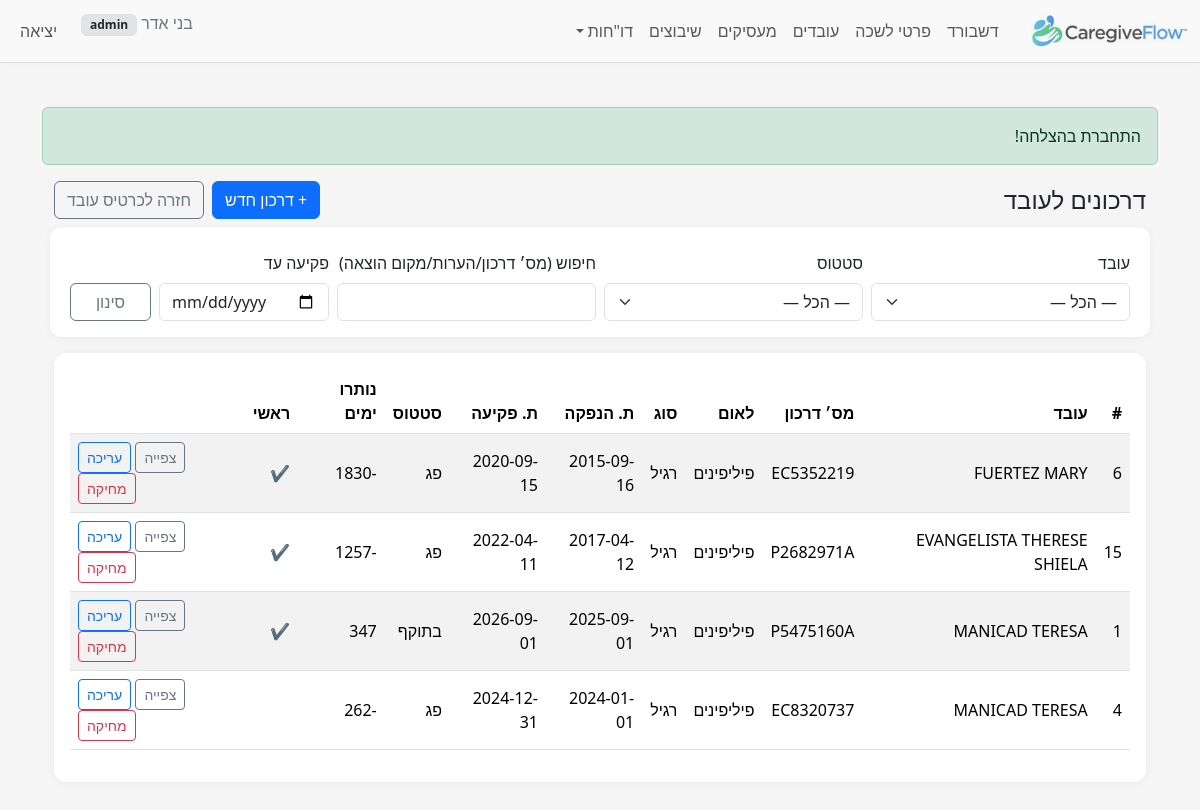
Screenshot of /index.php?r=passports/index&employee_id=0 (signed in) with the database file from the repository.
### tables this page shows
CREATE TABLE `employee_passports` (
  `id` bigint(20) UNSIGNED NOT NULL,
  `employee_id` bigint(20) UNSIGNED NOT NULL,
  `passport_number` varchar(60) NOT NULL,
  `passport_type_code` tinyint(3) UNSIGNED DEFAULT NULL,
  `country_code` int(10) UNSIGNED DEFAULT NULL,
  `issue_date` date DEFAULT NULL,
  `expiry_date` date DEFAULT NULL,
  `is_primary` tinyint(1) NOT NULL DEFAULT 0,
  `primary_employee_id` bigint(20) UNSIGNED DEFAULT NULL,
  `issue_place` varchar(120) DEFAULT NULL,
  `status_code` tinyint(3) UNSIGNED DEFAULT NULL,
  `notes` text DEFAULT NULL,
  `created_at` timestamp NULL DEFAULT current_timestamp(),
  `updated_at` timestamp NULL DEFAULT current_timestamp() ON UPDATE current_timestamp()
);

CREATE TABLE `employees` (
  `id` bigint(20) UNSIGNED NOT NULL,
  `passport_number` varchar(20) NOT NULL,
  `country_of_citizenship` int(10) UNSIGNED DEFAULT NULL,
  `country_symbol_moi` int(10) UNSIGNED DEFAULT NULL COMMENT 'MoI country numeric code (BAFI)',
  `last_name` varchar(20) NOT NULL,
  `last_name_he` varchar(20) DEFAULT NULL,
  `first_name_he` varchar(20) DEFAULT NULL,
  `first_name` varchar(20) NOT NULL,
  `father_name_en` varchar(20) DEFAULT NULL,
  `mother_name_en` varchar(20) DEFAULT NULL COMMENT 'Mother name (EN, 20)',
  `gender_code` tinyint(3) UNSIGNED DEFAULT NULL,
  `marital_status_code` tinyint(3) UNSIGNED DEFAULT NULL,
  `birth_date` date DEFAULT NULL,
  `phone` varchar(30) DEFAULT NULL,
  `phone_prefix_il` varchar(4) DEFAULT NULL,
  `phone_number_il` varchar(9) DEFAULT NULL,
  `phone_alt` varchar(30) DEFAULT NULL,
  `email` varchar(120) DEFAULT NULL,
  `city_code` int(10) UNSIGNED DEFAULT NULL,
  `street_code` int(10) UNSIGNED DEFAULT NULL,
  `house_no` varchar(10) DEFAULT NULL,
  `apartment` varchar(10) DEFAULT NULL,
  `zipcode` varchar(10) DEFAULT NULL,
  `abroad_city` varchar(60) DEFAULT NULL,
  `abroad_street` varchar(60) DEFAULT NULL,
  `abroad_house_no` varchar(10) DEFAULT NULL,
  `abroad_postal_code` varchar(10) DEFAULT NULL,
  `entry_date` date DEFAULT NULL,
  `visa_type` varchar(30) DEFAULT NULL,
  `visa_expiry` date DEFAULT NULL,
  `work_permit_number` varchar(40) DEFAULT NULL,
  `work_permit_issue` date DEFAULT NULL,
  `work_permit_expiry` date DEFAULT NULL,
  `is_active` tinyint(1) NOT NULL DEFAULT 1,
  `employment_status_code` tinyint(3) UNSIGNED DEFAULT NULL COMMENT 'BAFI status/end reason code (00/03/..)',
  `status_change_date` date DEFAULT NULL COMMENT 'BAFI status change date (yyyymmdd)',
  `notes` text DEFAULT NULL,
  `record_type_code` tinyint(3) UNSIGNED DEFAULT NULL COMMENT 'BAFI record type (01=new;02=new-to-agency;03=change employer;04=details/bank update)',
  `mana_type_code` tinyint(3) UNSIGNED DEFAULT NULL COMMENT 'BAFI batch/mana type (01..06)',
  `remarks_internal` text DEFAULT NULL,
  `created_at` timestamp NOT NULL DEFAULT current_timestamp(),
  `updated_at` timestamp NULL DEFAULT current_timestamp() ON UPDATE current_timestamp(),
  `passport_issue_date` date DEFAULT NULL,
  `passport_expiry_date` date DEFAULT NULL,
  `country_code` int(11) DEFAULT NULL,
  `phone_mobile` varchar(30) DEFAULT NULL,
  `phone_home` varchar(30) DEFAULT NULL,
  `id_type_code` varchar(10) DEFAULT NULL COMMENT 'Code: type of ID (e.g., passport/teudat-zehut)',
  `id_number` varchar(32) DEFAULT NULL,
  `visa_type_code` varchar(20) DEFAULT NULL,
  `arrival_date` date DEFAULT NULL,
  `bank_name` varchar(100) DEFAULT NULL,
  `bank_branch` varchar(20) DEFAULT NULL,
  `bank_account` varchar(34) DEFAULT NULL,
  `bank_foreign_country_code` int(10) UNSIGNED DEFAULT NULL COMMENT 'BAFI bank country numeric code',
  `bank_city_foreign` varchar(60) DEFAULT NULL,
  `bank_street_foreign` varchar(60) DEFAULT NULL,
  `bank_house_no_foreign` varchar(10) DEFAULT NULL,
  `bank_code_foreign` varchar(10) DEFAULT NULL,
  `bank_name_foreign` varchar(60) DEFAULT NULL,
  `bank_branch_code_foreign` varchar(10) DEFAULT NULL,
  `bank_branch_name_foreign` varchar(60) DEFAULT NULL,
  `bank_swift` varchar(25) DEFAULT NULL,
  `bank_iban` varchar(40) DEFAULT NULL,
  `beneficiary_last_name` varchar(60) DEFAULT NULL,
  `beneficiary_first_name` varchar(60) DEFAULT NULL,
  `permit_number_bafi` varchar(15) DEFAULT NULL COMMENT 'BAFI permit number (mirror of work_permit_number if used)',
  `spouse_name_en` varchar(20) DEFAULT NULL COMMENT 'Spouse name (EN, 20)',
  `spouse_in_israel` tinyint(1) UNSIGNED DEFAULT NULL COMMENT 'Spouse in Israel? 1=yes, 0=no, NULL=unknown',
  `representative_abroad_name` varchar(20) DEFAULT NULL COMMENT 'Representative abroad name (20)',
  `health_ins_issue_date` date DEFAULT NULL COMMENT 'Health insurance - issue date',
  `health_ins_expiry` date DEFAULT NULL COMMENT 'Health insurance - expiry date',
  `metash_mana_number` varchar(20) DEFAULT NULL COMMENT 'METaSH - Mana number (20)',
  `metash_registration_date` date DEFAULT NULL COMMENT 'METaSH - registration date'
);

CREATE TABLE `countries` (
  `country_code` int(10) UNSIGNED NOT NULL,
  `name_he` varchar(100) NOT NULL
);

CREATE TABLE `passport_type_codes` (
  `passport_type_code` tinyint(3) UNSIGNED NOT NULL,
  `name_he` varchar(80) NOT NULL
);

CREATE TABLE `passport_status_codes` (
  `passport_status_code` tinyint(3) UNSIGNED NOT NULL,
  `name_he` varchar(80) NOT NULL
);

### src/controllers/PassportsController.php (called while the page is built, shortened)
<?php
require_once __DIR__ . '/../models/Passport.php';
require_once __DIR__ . '/../services/PassportService.php';
class PassportsController
{
    public static function index(PDO $pdo)
    {
        $m = new Passport($pdo);
        $filters = [
            'employee_id'   => $_GET['employee_id'] ?? null,
            'status'        => $_GET['status'] ?? null,
            'q'             => $_GET['q'] ?? null,
            'expires_until' => $_GET['expires_until'] ?? null,
        ];
        $page    = max(1, (int)($_GET['page'] ?? 1));
        $limit   = min(100, max(5, (int)($_GET['per_page'] ?? 25)));
        $offset  = max(0, ($page - 1) * $limit);
        $rows    = $m->all($filters, $limit, $offset);
        $country_codes = self::country_codes($pdo);
        require __DIR__.'/../../views/passports/index.php';
    }
    private static function country_codes(PDO $pdo): array
    {
        $rows = $pdo->query("SELECT country_code AS code, name_he FROM countries ORDER BY name_he")
                    ->fetchAll(PDO::FETCH_ASSOC);
        $out = []; foreach ($rows as $r) { $out[(int)$r['code']] = $r['name_he']; } return $out;
    }
}

### public/index.php (called while the page is built, shortened)
<?php
require __DIR__ . '/../src/helpers.php';
$pdo = db();
$route = $_GET['r'] ?? 'dashboard/index';
[$ctrl, $action] = array_pad(explode('/', $route, 2), 2, 'index');
$action = strtok($action, '&?');
$action = preg_replace('/[^A-Za-z0-9_]/', '', $action);
$controllerClass = preg_replace('/[^A-Za-z0-9]/', '', ucwords(str_replace(['_', '-'], ' ', $ctrl))) . 'Controller';
call_user_func([$controllerClass, $action], $pdo);

### src/helpers.php (called while the page is built, shortened)
<?php
function e($str): string { return htmlspecialchars((string)$str, ENT_QUOTES | ENT_SUBSTITUTE, 'UTF-8'); }

### src/models/Passport.php (called while the page is built, shortened)
<?php
class Passport
{
    private $pdo;
    public function __construct(PDO $pdo)
    {
        $this->pdo = $pdo;
    }
    public function all(array $filters = [], int $limit = 25, int $offset = 0): array
    {
        $where = [];
        $params = [];
        $whereSql = $where ? ('WHERE ' . implode(' AND ', $where)) : '';
        $sql = "SELECT p*, e.first_name, e.last_name, e.passport_number AS employee_passport,
                       sc.name_he AS status_name,
                       tc.name_he AS type_name,
                       c.name_he  AS country_name
                  FROM employee_passports p
             LEFT JOIN employees e ON e.id = p.employee_id
             LEFT JOIN passport_status_codes  sc ON sc.passport_status_code  = p.status_code
             LEFT JOIN passport_type_codes    tc ON tc.passport_type_code    = p.passport_type_code
             LEFT JOIN countries              c  ON c.country_code           = p.country_code
                  $whereSql
              ORDER BY p.is_primary DESC, COALESCE(p.expiry_date, '9999-12-31') ASC, p.id DESC
                 LIMIT :limit OFFSET :offset";
        $sql = str_replace('SELECT p*', 'SELECT p.*', $sql);
        $stmt = $this->pdo->prepare($sql);
        $stmt->bindValue(':limit', $limit, PDO::PARAM_INT);
        $stmt->bindValue(':offset', $offset, PDO::PARAM_INT);
        $stmt->execute();
        return $stmt->fetchAll(PDO::FETCH_ASSOC);
    }
}

### src/services/PassportService.php (called while the page is built, shortened)
<?php
class PassportService
{
    public static function derivedStatusCode($status_code, ?string $expiry_date): ?string
    {
        if ($expiry_date && strtotime($expiry_date) < strtotime('today')) {
            return 'expired';
        }
        return is_numeric($status_code) ? (int)$status_code : null;
    }
    public static function daysUntilExpiry(?string $expiry_date): ?int
    {
        $d = (new DateTime($expiry_date))->setTime(0,0,0);
        $t = (new DateTime('today'))->setTime(0,0,0);
        return (int)$t->diff($d)->format('%r%a');
    }
    private static function isDate(string $d): bool
    {
        return (bool)preg_match('/^\d{4}-\d{2}-\d{2}$/', $d);
    }
}

### views/passports/index.php (the view, shortened to what this page needs)
<?php require __DIR__ . '/../layout/header.php'; ?>
<div class="container" dir="rtl">
    <div class="d-flex justify-content-between align-items-center mb-3">
        <h1 class="h4 mb-0">דרכונים לעובד</h1>
        <div class="d-flex gap-2">
            <a class="btn btn-primary" href="?r=passports/create&employee_id=<?= e($filters['employee_id']) ?>">+ דרכון חדש</a>
            <a class="btn btn-outline-secondary" href="?r=employees/show&id=<?= e($filters['employee_id']) ?>">חזרה לכרטיס עובד</a>
        </div>
    </div>
    <form class="row g-2 mb-3" method="get" action="">
        <div class="col-md-3">
            <label class="form-label">עובד</label>
            <select name="employee_id" class="form-select">
                <option value="">— הכל —</option>
            </select>
        </div>
        <div class="col-md-3">
            <label class="form-label">סטטוס</label>
            <select name="status" class="form-select">
                <option value="">— הכל —</option>
            </select>
        </div>
        <div class="col-md-3">
            <label class="form-label">חיפוש (מס׳ דרכון/הערות/מקום הוצאה)</label>
            <input type="text" name="q" class="form-control" value="<?= e($_GET['q'] ?? '') ?>">
        </div>
        <div class="col-md-2">
            <label class="form-label">פקיעה עד</label>
            <input type="date" name="expires_until" class="form-control" value="<?= e($_GET['expires_until'] ?? '') ?>">
        </div>
        <div class="col-md-1 d-flex align-items-end">
            <button class="btn btn-outline-secondary w-100">סינון</button>
        </div>
    </form>
    <div class="table-responsive">
        <table class="table table-striped align-middle">
            <thead>
                <tr>
                    <th>#</th>
                    <th>עובד</th>
                    <th>מס׳ דרכון</th>
                    <th>לאום</th>
                    <th>סוג</th>
                    <th>ת. הנפקה</th>
                    <th>ת. פקיעה</th>
                    <th>סטטוס</th>
                    <th>נותרו ימים</th>
                    <th>ראשי</th>
                    <th></th>
                </tr>
            </thead>
            <tbody>
            <?php foreach ($rows as $row): ?>
                <?php
                    $derived = PassportService::derivedStatusCode($row['status_code'] ?? null, $row['expiry_date'] ?? null);
                    $days    = PassportService::daysUntilExpiry($row['expiry_date'] ?? null);
                ?>
                <tr>
                    <td><?= e($row['id']) ?></td>
                    <td>
                        <?= e($row['last_name'].' '.$row['first_name']) ?><br>
                    </td>
                    <td><?= e($row['passport_number']) ?></td>
                    <td><?= e($row['country_name'] ?? ($row['country_code']!==null?($country_codes[(int)$row['country_code']]??''):'')) ?></td>
                    <td><?= e($row['type_name'] ?? ($row['passport_type_code']!==null?($type_codes[(int)$row['passport_type_code']]??''):'')) ?></td>
                    <td><?= e($row['issue_date']) ?></td>
                    <td><?= e($row['expiry_date']) ?></td>
                    <td>
                        <?php if ($derived === 'expired'): ?>
                            פג
                        <?php else: ?>
                            <?= e($row['status_name'] ?? ($status_codes[(int)$row['status_code']] ?? '')) ?>
                        <?php endif; ?>
                    </td>
                    <td><?= is_null($days)?'—':e($days) ?></td>
                    <td><?= !empty($row['is_primary']) ? '✔' : '' ?></td>
                    <td class="text-end">
                        <a class="btn btn-sm btn-outline-secondary" href="?r=passports/view&id=<?= e($row['id']) ?>&employee_id=<?= e($filters['employee_id']) ?>">צפייה</a>
                        <a class="btn btn-sm btn-outline-primary" href="?r=passports/edit&id=<?= e($row['id']) ?>&employee_id=<?= e($filters['employee_id']) ?>">עריכה</a>
                        <a class="btn btn-sm btn-outline-danger" href="?r=passports/delete&id=<?= e($row['id']) ?>" onclick="return confirm('למחוק?');">מחיקה</a>
                    </td>
                </tr>
            <?php endforeach; ?>
            </tbody>
        </table>
    </div>
</div>
<?php require __DIR__ . '/../layout/footer.php'; ?>

### public/assets/css/style.css (style rules this page uses)
body { background-color: #f5f5f5; color: #212529; }
.table-responsive { background: #fff; padding: 1rem; border-radius: .75rem; box-shadow: 0 2px 10px rgba(0,0,0,.04); }
main.container form { background: #fff; padding: 1rem; border-radius: .75rem; box-shadow: 0 2px 10px rgba(0,0,0,.04); }

### rows the page displays
employee_passports: id "6", employee.first_name "FUERTEZ MARY", passport_number "EC5352219", country_code.name_he "פיליפינים", passport_type_code.name_he "רגיל", issue_date "2015-09-16", expiry_date "2020-09-15", shows "פג", expiry_date "-1830"
employee_passports: id "15", employee.first_name "EVANGELISTA THERESE SHIELA", passport_number "P2682971A", country_code.name_he "פיליפינים", passport_type_code.name_he "רגיל", issue_date "2017-04-12", expiry_date "2022-04-11", shows "פג", expiry_date "-1257"
employee_passports: id "1", employee.first_name "MANICAD TERESA", passport_number "P5475160A", country_code.name_he "פיליפינים", passport_type_code.name_he "רגיל", issue_date "2025-09-01", expiry_date "2026-09-01", status_code.name_he "בתוקף", expiry_date "347"
employee_passports: id "4", employee.first_name "MANICAD TERESA", passport_number "EC8320737", country_code.name_he "פיליפינים", passport_type_code.name_he "רגיל", issue_date "2024-01-01", expiry_date "2024-12-31", shows "פג", expiry_date "-262"

### other values shown
$u['display_name'] "בני אדר"
$u['role'] "admin"
$f['msg'] "התחברת בהצלחה!"
